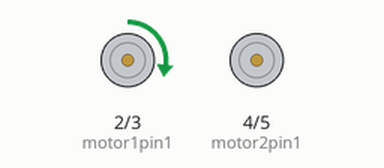
A program run on a simulated Arduino Uno, built with avr-gcc and run on an emulated ATmega328P. Shown: motor-driver pin pairs drawn as motors (green arrow = first pin HIGH = forward, orange = second pin HIGH = backward, longer = more drive, scaled by the enable pin).

Above: at 0.5 s.
At 1.5 s:
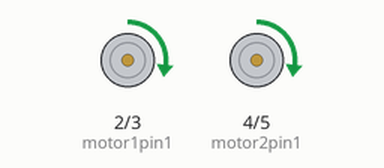
At 2.5 s:
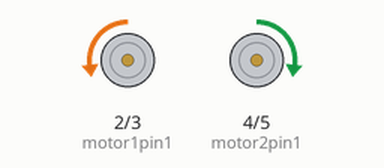
At 3.5 s:
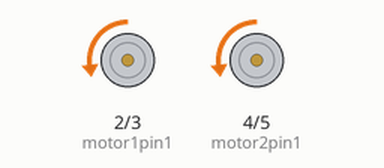
Timing chart, 0 to 5.3 s (numbered marks = the images above):
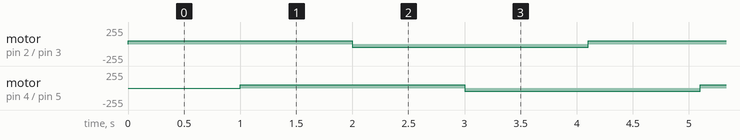

Measured:
- by itself, motor on pin 2 (motor1pin1) / pin 3 (motor1pin2), motor on pin 4 (motor2pin1) / pin 5 (motor2pin2): alternates forward 50/255 for 2.0 s and backward 50/255 for 2.1 s

The program:

main.cpp
```cpp
#include "Arduino.h"

long microsecondsToInches(long microseconds);
long getDistance();
void tooClose();
void setupEyes();
void setupWheel();

int trigPin = 7;
int echoPin = 8;
int motor1pin1 = 2;
int motor1pin2 = 3;
int speedMotor1 = 11;
int motor2pin1 = 4;
int motor2pin2 = 5;
int speedMotor2 = 10;

void setup() {
  Serial.begin(9600);
  setupEyes();
  setupWheel();
}

void loop() {
  // long inches = getDistance();

  // Serial.print(inches);
  // Serial.print("in");
  // Serial.println();

  // if (inches <= 7) {
  //   tooClose();
  // }

  analogWrite(speedMotor1, 50);
  analogWrite(speedMotor2, 50);

  digitalWrite(motor1pin1, HIGH);
  digitalWrite(motor1pin2, LOW);
  delay(1000);

  digitalWrite(motor2pin1, HIGH);
  digitalWrite(motor2pin2, LOW);
  delay(1000);

  digitalWrite(motor1pin1, LOW);
  digitalWrite(motor1pin2, HIGH);
  delay(1000);

  digitalWrite(motor2pin1, LOW);
  digitalWrite(motor2pin2, HIGH);
  delay(1000);

  delay(100);

}

void tooClose() {
  Serial.println("TOO CLOSE RETARD BACK UP!!!!");
}

void setupWheel() {
  pinMode(motor1pin1, OUTPUT);
  pinMode(motor1pin2, OUTPUT);
  pinMode(motor2pin1, OUTPUT);
  pinMode(motor2pin2, OUTPUT);

  pinMode(speedMotor1, OUTPUT);
  pinMode(speedMotor2, OUTPUT);
}

void setupEyes() {
  pinMode(trigPin, OUTPUT);
  pinMode(echoPin, INPUT);
}

long getDistance() {
  digitalWrite(trigPin, LOW);
  delayMicroseconds(2);
  digitalWrite(trigPin, HIGH);
  delayMicroseconds(10);
  digitalWrite(trigPin, LOW);
  long duration = pulseIn(echoPin, HIGH);
  return duration / 74 / 2;
}

long microsecondsToInches(long microseconds) {
  return microseconds / 74 / 2;
}
```
